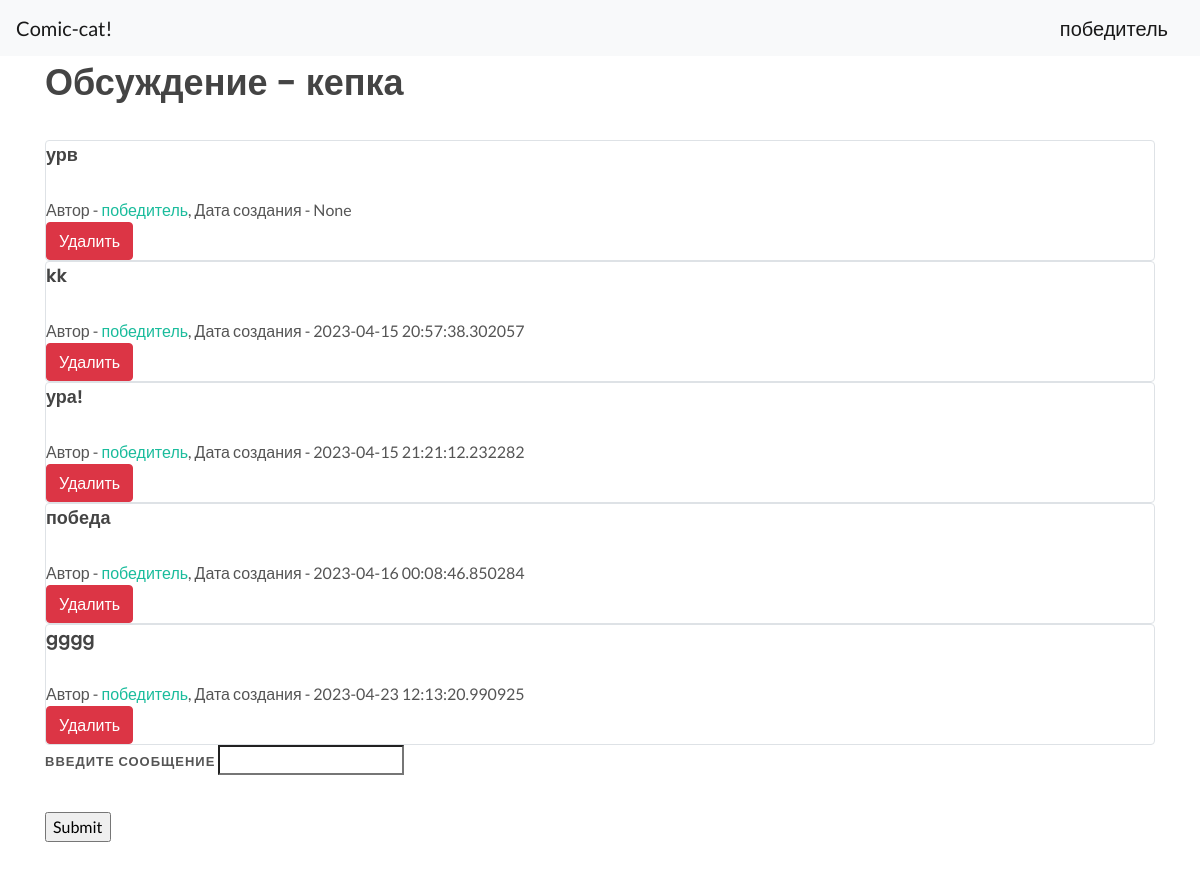
The page /discussions/1 (signed in) on the database its author committed.
### data/users.py (models this page shows, shortened)
class User(SqlAlchemyBase, UserMixin, SerializerMixin):
    __tablename__ = 'users'
    id = sqlalchemy.Column(sqlalchemy.Integer,
                           primary_key=True, autoincrement=True)
    name = sqlalchemy.Column(sqlalchemy.String, nullable=True)
    about = sqlalchemy.Column(sqlalchemy.String, nullable=True)
    email = sqlalchemy.Column(sqlalchemy.String,
                              index=True, unique=True, nullable=True)
    hashed_password = sqlalchemy.Column(sqlalchemy.String, nullable=True)
    created_date = sqlalchemy.Column(sqlalchemy.DateTime,
                                     default=datetime.datetime.now)
    favorites = categories = orm.relationship("Comics",
                                              secondary="assoc_favs",
                                              backref="users")
    comics = orm.relationship("Comics", back_populates='user')
    discussions = orm.relationship("Discussions", back_populates='user')
    posts = orm.relationship("Posts", back_populates='user')
    reviews = orm.relationship("Reviews", back_populates='user')

### data/discussions.py (models this page shows)
class Discussions(SqlAlchemyBase, SerializerMixin):
    __tablename__ = 'discussions'
    id = sqlalchemy.Column(sqlalchemy.Integer,
                           primary_key=True, autoincrement=True)
    title = sqlalchemy.Column(sqlalchemy.String, nullable=True)
    content = sqlalchemy.Column(sqlalchemy.String, nullable=True)
    created_date = sqlalchemy.Column(sqlalchemy.DateTime,
                                     default=datetime.datetime.now)
    is_published = sqlalchemy.Column(sqlalchemy.Boolean, default=True)
    user_id = sqlalchemy.Column(sqlalchemy.Integer,
                                sqlalchemy.ForeignKey("users.id"))
    user = orm.relationship('User')
    categories = orm.relationship("Category",
                                  secondary="association",
                                  backref="discussions")
    posts = orm.relationship("Posts", back_populates='discussion')

### data/posts.py (models this page shows)
class Posts(SqlAlchemyBase, SerializerMixin):
    __tablename__ = 'posts'
    id = sqlalchemy.Column(sqlalchemy.Integer,
                           primary_key=True, autoincrement=True)
    content = sqlalchemy.Column(sqlalchemy.String, nullable=True)
    created_date = sqlalchemy.Column(sqlalchemy.DateTime,
                                     default=datetime.datetime.now)
    user_id = sqlalchemy.Column(sqlalchemy.Integer,
                                sqlalchemy.ForeignKey("users.id"))
    user = orm.relationship('User')
    discussion_id = sqlalchemy.Column(sqlalchemy.Integer,
                                      sqlalchemy.ForeignKey("discussions.id"))
    discussion = orm.relationship('Discussions')

### main.py (the view, shortened to what this page needs)
@app.route('/discussions/<int:id>', methods=['GET', 'POST'])
def discussion(id):
    db_sess = db_session.create_session()
    disc = db_sess.query(Discussions).filter(Discussions.id == id)[0]
    posts = db_sess.query(Posts).filter(Posts.discussion_id == id)
    leng = len([i for i in posts])
    return render_template("discussion.html", posts=posts, disc=disc, leng=leng)

### data/db_session.py (called while the page is built)
def create_session() -> Session:
    global __factory
    return __factory()

### main.py (called while the page is built)
@login_manager.user_loader
def load_user(user_id):
    db_sess = db_session.create_session()
    return db_sess.query(User).get(user_id)

### templates/discussion.html
{% extends "base.html" %}
{% block content %}
<h1>Обсуждение - {{disc.title}}</h1>
{% if leng > 0 %}
    {% for item in posts%}
    <div class="col-md6 border rounded">
        <h4>{{item.content}}</h4>
        <div>
            Автор - <a href="/users/{{ item.user.id }}"> {{item.user.name}}</a>, Дата создания - {{item.created_date}}
        </div>
        <div>
            {% if current_user.is_authenticated and current_user == item.user %}
            <a href="/post_delete/{{ item.id }}" class="btn btn-danger">
                Удалить
            </a>
            {% endif %}
        </div>
    </div>
    {% endfor %}
{% else %}
    <div>
        <h3>В этом обсуждении пока нет постов</h3>
    </div>
{% endif %}
{% if current_user.is_authenticated %}
<form action="" method="post">
    <p>
        <label for="content"> Введите сообщение </label>
        <input type="text" name="content" id="content">
    </p>
    <p>
	    <input type="submit">
	</p>
</form>
{% endif %}
{% endblock %}

### templates/base.html (shortened to what this page needs)
<!doctype html>
<html lang="en">
<head>
	<link rel="stylesheet" href="{{ url_for('static', filename='css/bootstrap.css') }}" type="text/css" />
	<link rel="stylesheet" href="{{ url_for('static', filename='css/style.css') }}" type="text/css" />
	<link rel="stylesheet" href="{{ url_for('static', filename='css/dark.css') }}" type="text/css" />
	<link rel="stylesheet" href="{{ url_for('static', filename='css/font-icons.css') }}" type="text/css" />
	<link rel="stylesheet" href="{{ url_for('static', filename='css/animate.css') }}" type="text/css" />
	<link rel="stylesheet" href="{{ url_for('static', filename='css/magnific-popup.css') }}" type="text/css" />
	<link rel="stylesheet" href="{{ url_for('static', filename='css/custom.css') }}" type="text/css" />
</head>
<body>
<header>
    <nav class="navbar navbar-light bg-light">
        <a class="navbar-brand" href="/">Comic-cat!</a>
        {% if current_user.is_authenticated %}
            <a class="navbar-brand" href="/logout">{{ current_user.name }}</a>
        {% else %}
            <p>
                <a class="btn btn-primary " href="/register">Зарегистрироваться</a>
                <a class="btn btn-success" href="/login">Войти</a>
            </p>
        {% endif %}
    </nav>
</header>
<main role="main" class="container">
    {% block content %}{% endblock %}
</main>
</body>
</html>

### rows shown on the page
User: name "победитель"
Discussions: title "кепка"
Posts: content "урв", user.name "победитель", created_date "None"
Posts: content "kk", user.name "победитель", created_date "2023-04-15 20:57:38.302057"
Posts: content "ура!", user.name "победитель", created_date "2023-04-15 21:21:12.232282"
Posts: content "победа", user.name "победитель", created_date "2023-04-16 00:08:46.850284"
Posts: content "gggg", user.name "победитель", created_date "2023-04-23 12:13:20.990925"
